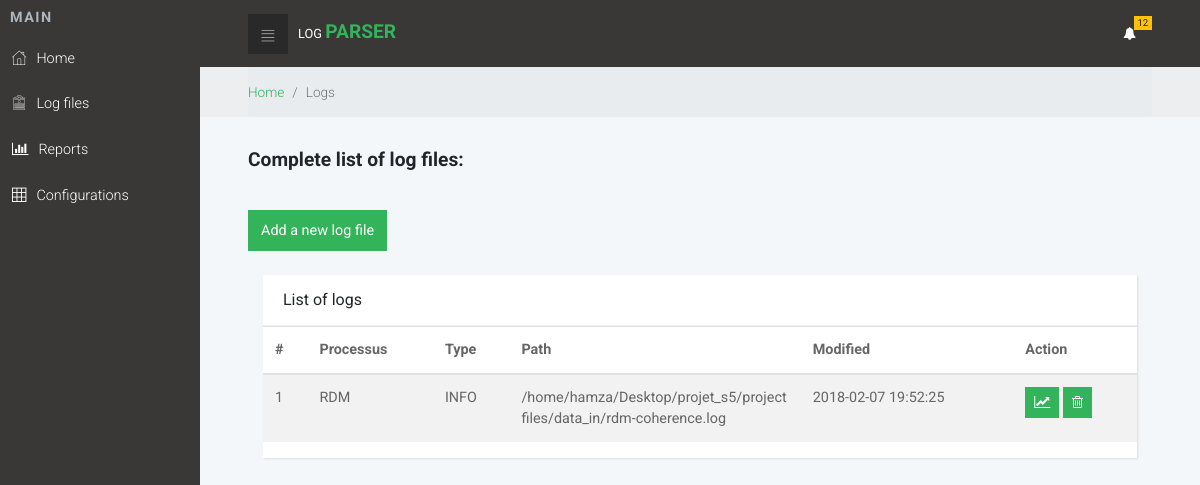
Page /logs on the committed database.
### tables this page shows
CREATE TABLE logs (
  id INTEGER primary key autoincrement,
  Processus TEXT NOT NULL,
  Type TEXT NOT NULL,
  Path TEXT NOT NULL,
  date_created TIMESTAMP NOT NULL DEFAULT CURRENT_TIMESTAMP
);

### main.py (the view)
@app.route('/logs')
def get_logs():
    return render_template('logs.html',logList=myDB.query_db('SELECT * FROM logs'))

### init_db.py (called while the page is built)
    def get_db(self):
        return self.connect_db()

    def connect_db(self):
        rv = sql.connect(self.config['DATABASE'])
        rv.row_factory = self.dict_factory
        return rv

    def dict_factory(self, cursor, row):
        d = {}
        for idx, col in enumerate(cursor.description):
            d[col[0]] = row[idx]
        return d

    def query_db(self, query, args=(), one=False):
        cur = self.get_db().execute(query, args)
        rv = cur.fetchall()
        return (rv[0] if rv else None) if one else rv

### templates/logs.html (shortened to what this page needs)
{% extends "layout.html" %}
{% block navigation %}
  <div class="breadcrumb-holder">
    <div class="container-fluid">
      <ul class="breadcrumb">
        <li class="breadcrumb-item"><a href="{{url_for('index')}}">Home</a></li>
        <li class="breadcrumb-item active">Logs</li>
      </ul>
    </div>
  </div>
{% endblock %}
{% block page %}
      <section class="charts">
          <div class="container-fluid">
              <header>
                <h1 class="h3">Complete list of log files: </h1>
              </header>
              <div class="row">
                  <div class="col-lg-4">
                    <button type="button" class="btn btn-primary" data-toggle="modal" data-target="#addModal">
                      Add a new log file
                    </button>
                    <br>
                    <br>
                  </div>
              </div>
              <div class="col-lg-12">
                <div class="card">
                  <div class="card-header d-flex align-items-center">
                    <h2 class="h5 display">List of logs</h2>
                  </div>
                  <div class="card-block">
                    <table class="table table-striped table-hover">
                      <thead>
                        <tr>
                          <th>#</th>
                          <th>Processus</th>
                          <th>Type</th>
                          <th class="col-md-4">Path</th>
                          <th>Modified</th>
                          <th>Action</th>
                        </tr>
                      </thead>
                      <tbody>
                          {% for row in logList%}
                        <tr>
                          <td>{{row['id']}}</td>
                          <td>{{row['Processus']}}</td>
                          <td>{{row['Type']}}</td>
                          <td>{{row['Path']}}</td>
                            <td>{{row['date_created']}}</td>
                          <td>
                              <button onclick="location.href='{{ url_for('logs_show',log_id=row['id']) }}'"  type="button" class="btn btn-primary btn-sm hidden-xs hidden-sm" data-toggle="tooltip" data-placement="top" title="Analyse" ><i class="fa fa-line-chart"></i></button>
                              <button onclick="location.href='{{ url_for('logs_delete',log_id=row['id']) }}'"  type="button" class="btn btn-primary btn-sm hidden-xs hidden-sm" data-toggle="tooltip" data-placement="top" title="Delete" ><i class="fa fa-trash-o"></i></button>
                          </td>
                        </tr>
                        {% endfor %}
                      </tbody>
                    </table>
                  </div>
                </div>
              </div>
          </div>
      </section>
    </div>
  {% endblock %}

### static/css/style.default.css (style rules this page uses)
a { display: inline-block; text-decoration: none; color: #fff; -webkit-transition: all 0.3s; transition: all 0.3s; }
body { overflow-x: hidden; }
i { display: inline-block; }
table { font-size: 0.9em; color: #666; }
h2 { color: #555; font-weight: 400; }
.breadcrumb-holder { background: #eceeef; }
.breadcrumb-holder .breadcrumb { padding: 15px 0; font-size: 0.85em; font-weight: 300; color: #999; margin-bottom: 0; }
.card { margin-bottom: 30px; -webkit-box-shadow: 1px 1px 2px rgba(0, 0, 0, 0.1); box-shadow: 1px 1px 2px rgba(0, 0, 0, 0.1); }
.card-header h1, .card-header h2, .card-header h3, .card-header h4, .card-header h5, .card-header h6 { margin-bottom: 0; }
.display { font-weight: 400 !important; }
section header { padding-top: 2rem; padding-bottom: 2rem; }
@media (min-width: 768px) { .container-fluid { padding: 0 3rem; } }
@media (min-width: 768px) { section.charts h2 { font-size: 1rem; } }
button { cursor: pointer; }
.btn { font-weight: 400; border: 1px solid transparent; padding: 0.55rem 0.75rem; font-size: 0.9rem; line-height: 1.5; border-radius: 0; -webkit-transition: background-color 0.15s ease-in-out, border-color 0.15s ease-in-out, -webkit-box-shadow 0.15s ease-in-out; transition: background-color 0.15s ease-in-out, border-color 0.15s ease-in-out, -webkit-box-shadow 0.15s ease-in-out; transition: background-color 0.15s ease-in-out, border-color 0.15s ease-in-out, box-shadow 0.15s ease-in-out; transition: background-color 0.15s ease-in-out, border-color 0.15s ease-in-out, box-shadow 0.15s ease-in-out, -webkit-box-shadow 0.15s ease-in-out; }
.btn-primary { color: color-yiq(#33b35a); background-color: #33b35a; border-color: #33b35a; }
.btn-sm { padding: 0.25rem 0.5rem; font-size: 0.875rem; line-height: 1.5; border-radius: 0; }
body { font-family: "Roboto", sans-serif; font-size: 1rem; font-weight: 400; line-height: 1.5; color: #212529; background-color: #fff; }
a { color: #33b35a; text-decoration: none; }
h1, h2, h3, h4, h5, h6, .h1, .h2, .h3, .h4, .h5, .h6 { margin-bottom: 0.5rem; font-family: inherit; font-weight: 700; line-height: 1.1; color: inherit; }
h1, .h1 { font-size: 1.5rem; }
h2, .h2 { font-size: 1.3rem; }
h3, .h3 { font-size: 1.2rem; }
h5, .h5 { font-size: 1rem; }
.card { background-color: #fff; border: 0 solid #eee; border-radius: 0; }
.card-header { padding: 1rem 1.25rem; background-color: #fff; border-bottom: 1px solid #eee; }
.card-header:first-child { border-radius: 0 0 0 0; }

### rows in the picture
logs: id "1", Processus "RDM", Type "INFO", Path "/home/hamza/Desktop/projet_s5/project files/data_in/rdm-coherence.log", date_created "2018-02-07 19:52:25"
